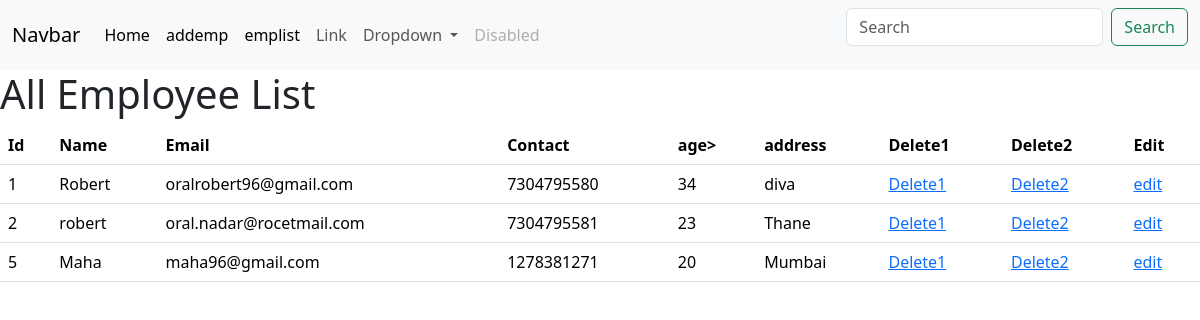
The page /elist on the database its author committed.
### cbv_app/models.py (models this page shows, shortened)
class Emp(models.Model):
    name=models.CharField(max_length=30)
    email=models.CharField(max_length=30)
    contact=models.CharField(max_length=30)
    age=models.IntegerField()
    address=models.TextField(max_length=300)
    class Meta:
        db_table='emp'

### cbv_app/views.py (the view)
# urls.py: path('elist',v.emp_list.as_view()),
class emp_list(ListView):
    model=Emp
    template_name='elist.html'

### cbv_app/templates/elist.html
{%include 'navbar.html'%}
<h1>All Employee List</h1>
<table class="table">
    <tr>
        <th>Id</th>
        <th>Name</th>
        <th>Email</th>
        <th>Contact</th>
        <th>age></th>
        <th>address</th>
        <th>Delete1</th>
        <th>Delete2</th>
        <th>Edit</th>
    </tr>
    {%for i in object_list%}
    <tr>
        <td>{{i.id}}</td>
        <td>{{i.name}}</td>
        <td>{{i.email}}</td>
        <td>{{i.contact}}</td>
        <td>{{i.age}}</td>
        <td>{{i.address}}</td>
        <td><a href="delete1/{{i.id}}">Delete1</a></td>
        <td><a href="delete2/{{i.id}}">Delete2</a></td>
        <td><a href="edit/{{i.id}}">edit</a></td>
    </tr>
    {%endfor%}
</table>

### cbv_app/templates/navbar.html (shortened to what this page needs)
{%load static%}
<link rel="stylesheet" href="{%static 'css/bmin.css'%}">
<nav class="navbar navbar-expand-lg bg-body-tertiary">
    <div class="container-fluid">
      <a class="navbar-brand" href="#">Navbar</a>
      <div class="collapse navbar-collapse" id="navbarSupportedContent">
        <ul class="navbar-nav me-auto mb-2 mb-lg-0">
          <li class="nav-item">
            <a class="nav-link active" aria-current="page" href="#">Home</a>
          </li>
          <li class="nav-item">
            <a class="nav-link active" aria-current="page" href="addemp">addemp</a>
          </li>
          <li class="nav-item">
            <a class="nav-link active" aria-current="page" href="elist">emplist</a>
          </li>
          <li class="nav-item">
            <a class="nav-link" href="#">Link</a>
          </li>
          <li class="nav-item dropdown">
            <a class="nav-link dropdown-toggle" href="#" role="button" data-bs-toggle="dropdown" aria-expanded="false">
              Dropdown
            </a>
          </li>
          <li class="nav-item">
            <a class="nav-link disabled" aria-disabled="true">Disabled</a>
          </li>
        </ul>
        <form class="d-flex" role="search">
          <input class="form-control me-2" type="search" placeholder="Search" aria-label="Search">
          <button class="btn btn-outline-success" type="submit">Search</button>
        </form>
      </div>
    </div>
  </nav>

### rows shown on the page
Emp: id "1", name "Robert", email "oralrobert96@gmail.com", contact "7304795580", age "34", address "diva"
Emp: id "2", name "robert", email "oral.nadar@rocetmail.com", contact "7304795581", age "23", address "Thane"
Emp: id "5", name "Maha", email "maha96@gmail.com", contact "1278381271", age "20", address "Mumbai"
